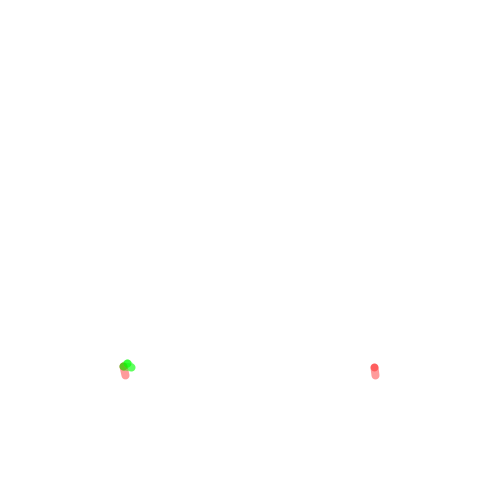
Frame 1 (no input)
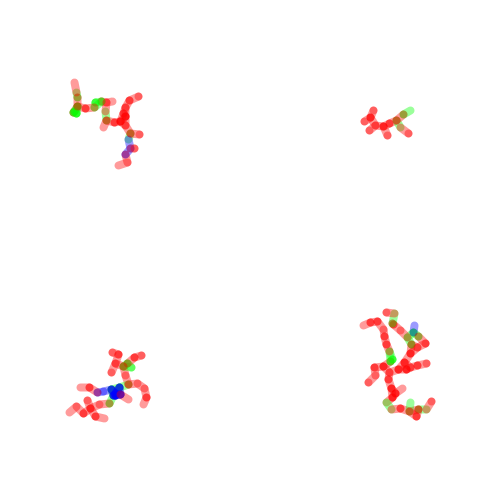
Frame 60 (the mouse pressed at the canvas centre just before this capture)
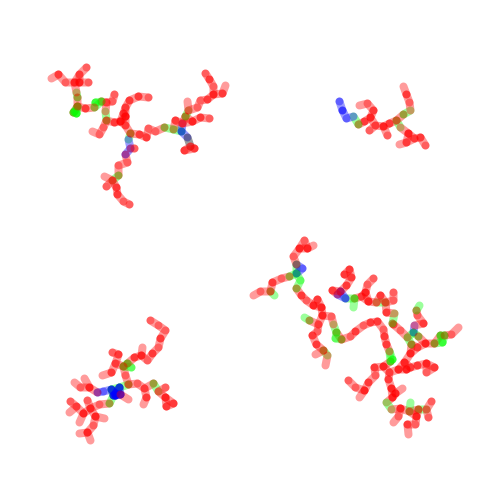
Frame 120 (the mouse held since frame 60 and released just before this capture)

The Processing sketch that drew these frames (run headless with seeded random() and noise(); from frame 60 on, the mouse is pressed at the canvas centre):

// Processing sketch: processing_169794
// ── processing_169794.pde

Cell[] myCells = new Cell[1000];


void setup() {
  background(255);
  size(500, 500);
  for (int i = 0; i < myCells.length; i ++) {
    myCells[i] = new Cell();
  }
  
PVector upleft = new PVector(125,125);
myCells[1].location.set(upleft);
myCells[1].isseed  = true;
  
PVector upright = new PVector(375,125);
myCells[2].location.set(upright);
myCells[2].isseed  = true;
  
PVector downleft = new PVector(125,375);
myCells[3].location.set(downleft);
myCells[3].isseed  = true;
  
PVector downright = new PVector(375,375);
myCells[4].location.set(downright);
myCells[4].isseed  = true;
  
}

void draw() {

  for (int i=0; i< myCells.length; i++) {
    myCells[i].update();
  }
  
  myCells[1].isseed = true;

  for (int i=0; i<myCells.length; i++) {
    if (myCells[i].isseed == false) {
      for (int j=0; j<myCells.length; j++) {
        if (myCells[j].isseed == true) {
          float d;
          d = PVector.dist(myCells[i].location, myCells[j].location);
          if (d<=10) {
            myCells[i].isseed=true;
            
            stroke(255,0,0, 100);
            strokeWeight (8);
            line (myCells[i].location.x, myCells[i].location.y, myCells[j].location.x, myCells[j].location.y);
          }
        }
      }
    }
  }
  myCells[2].isseed = true;

  for (int i=0; i<myCells.length; i++) {
    if (myCells[i].isseed == false) {
      for (int j=0; j<myCells.length; j++) {
        if (myCells[j].isseed == true) {
          float d;
          d = PVector.dist(myCells[i].location, myCells[j].location);
          if (d<=10) {
            myCells[i].isseed=true;
            
            stroke(0, 255,0, 100);
            strokeWeight (8);
            line (myCells[i].location.x, myCells[i].location.y, myCells[j].location.x, myCells[j].location.y);
          }
        }
      }
    }
  }
  myCells[3].isseed = true;

  for (int i=0; i<myCells.length; i++) {
    if (myCells[i].isseed == false) {
      for (int j=0; j<myCells.length; j++) {
        if (myCells[j].isseed == true) {
          float d;
          d = PVector.dist(myCells[i].location, myCells[j].location);
          if (d<=10) {
            myCells[i].isseed=true;
            
             stroke(0, 0,255, 100);
            strokeWeight (8);
            line (myCells[i].location.x, myCells[i].location.y, myCells[j].location.x, myCells[j].location.y);
          }
        }
      }
    }
  }
  myCells[4].isseed = true;

  for (int i=0; i<myCells.length; i++) {
    if (myCells[i].isseed == false) {
      for (int j=0; j<myCells.length; j++) {
        if (myCells[j].isseed == true) {
          float d;
          d = PVector.dist(myCells[i].location, myCells[j].location);
          if (d<=10) {
            myCells[i].isseed=true;
            
            stroke(0,0, 0, 100);
            strokeWeight (8);
            line (myCells[i].location.x, myCells[i].location.y, myCells[j].location.x, myCells[j].location.y);
          }
        }
      }
    }
  }
}


class Cell {

  PVector location = new PVector();
  PVector velocity = new PVector();
  float dia;
  boolean isseed;
  float cellred, cellgreen, cellblue;
  float lineweight;


  Cell() {

    location = new PVector (random (500), random(500));
    dia = 7;
    isseed = false;
    cellred = 255;
    cellgreen = 255;
    cellblue = 255;
    lineweight = 0.1;
  }

  
  void update() {
    if (isseed == false) {
      velocity = new PVector(random(-5, 5), random(-5, 5));
      location.add(velocity);
    }
  }
}
